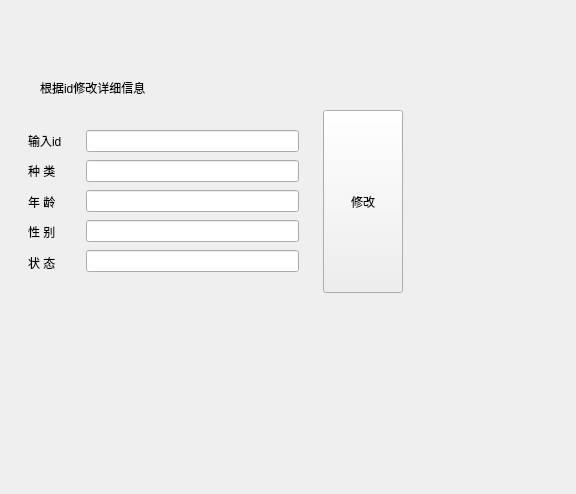
<?xml version="1.0" encoding="UTF-8"?>
<ui version="4.0">
 <class>change</class>
 <widget class="QWidget" name="change">
  <property name="geometry">
   <rect>
    <x>0</x>
    <y>0</y>
    <width>576</width>
    <height>494</height>
   </rect>
  </property>
  <property name="windowTitle">
   <string>Form</string>
  </property>
  <widget class="QWidget" name="widget_4" native="true">
   <property name="geometry">
    <rect>
     <x>10</x>
     <y>110</y>
     <width>393</width>
     <height>183</height>
    </rect>
   </property>
   <layout class="QHBoxLayout" name="horizontalLayout_2">
    <item>
     <widget class="QWidget" name="widget_3" native="true">
      <layout class="QHBoxLayout" name="horizontalLayout">
       <item>
        <widget class="QWidget" name="widget" native="true">
         <layout class="QVBoxLayout" name="verticalLayout">
          <item>
           <widget class="QLabel" name="label_5">
            <property name="text">
             <string>输入id</string>
            </property>
           </widget>
          </item>
          <item>
           <widget class="QLabel" name="label">
            <property name="text">
             <string>种 类</string>
            </property>
           </widget>
          </item>
          <item>
           <widget class="QLabel" name="label_2">
            <property name="text">
             <string>年 龄</string>
            </property>
           </widget>
          </item>
          <item>
           <widget class="QLabel" name="label_3">
            <property name="text">
             <string>性 别</string>
            </property>
           </widget>
          </item>
          <item>
           <widget class="QLabel" name="label_4">
            <property name="text">
             <string>状 态</string>
            </property>
           </widget>
          </item>
         </layout>
        </widget>
       </item>
       <item>
        <widget class="QWidget" name="widget_2" native="true">
         <layout class="QVBoxLayout" name="verticalLayout_2">
          <item>
           <widget class="QLineEdit" name="lineEdit"/>
          </item>
          <item>
           <widget class="QLineEdit" name="lineEdit_2"/>
          </item>
          <item>
           <widget class="QLineEdit" name="lineEdit_3"/>
          </item>
          <item>
           <widget class="QLineEdit" name="lineEdit_4"/>
          </item>
          <item>
           <widget class="QLineEdit" name="lineEdit_5"/>
          </item>
         </layout>
        </widget>
       </item>
      </layout>
     </widget>
    </item>
    <item>
     <widget class="QPushButton" name="pushButton">
      <property name="sizePolicy">
       <sizepolicy hsizetype="Minimum" vsizetype="Minimum">
        <horstretch>0</horstretch>
        <verstretch>0</verstretch>
       </sizepolicy>
      </property>
      <property name="text">
       <string>修改</string>
      </property>
     </widget>
    </item>
   </layout>
  </widget>
  <widget class="QLabel" name="label_6">
   <property name="geometry">
    <rect>
     <x>40</x>
     <y>80</y>
     <width>135</width>
     <height>16</height>
    </rect>
   </property>
   <property name="text">
    <string>根据id修改详细信息</string>
   </property>
  </widget>
 </widget>
 <resources/>
 <connections/>
</ui>
